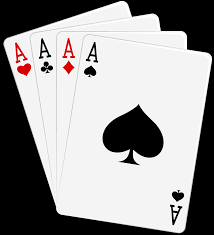
#> input picture Resources/cards.png, 214 x 235 px
$ python WarpPerspective.py
#> lines starting #> are read from the running program, lines starting #| are printed output that depends on the picture
import cv2
import numpy as np


img = cv2.imread('Resources/cards.png')
#> img is the input picture: shape (235, 214, 3); mean B, G, R 152.1, 152.1, 153.6
width, height = 250, 350
pts1 = np.float32([[84, 35], [212, 57], [57, 209], [181, 203]])
pts2 = np.float32([[0, 0], [width, 0], [0, height], [width, height]])
matrix = cv2.getPerspectiveTransform(pts1, pts2)

imgOutput = cv2.warpPerspective(img, matrix , (width, height))
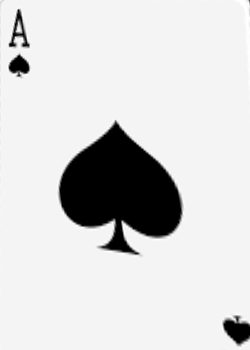
#> imgOutput: shape (350, 250, 3); min 0, max 255, mean 214.5
cv2.imshow('Cards', img)
cv2.imshow('Output', imgOutput)
cv2.waitKey(0)
